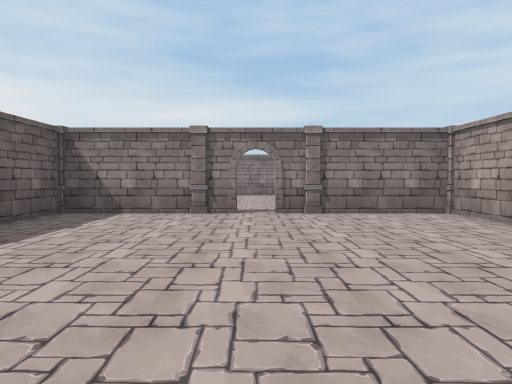
view 1 (above)

24 first-person views from a walk through a Unity game level. The camera is 1.2 m above the floor, tilts 2° down and sees 70° across. The floor is counted in squares, 2 m on a side. Each view is taken from the middle of a square. On the plan, view 1 faces up. The plan holds only what a view shows up to about 10 squares ahead; the rest is blank. The place goes on beyond the plan. Some animated figures are not drawn.

view 2
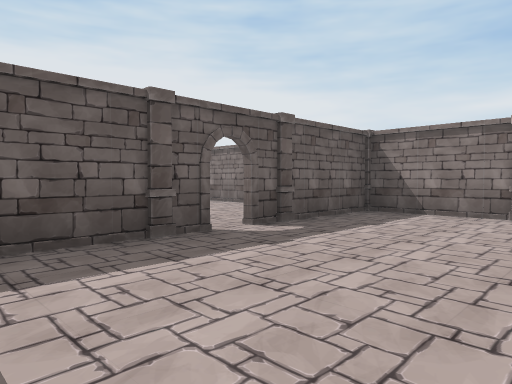

view 3
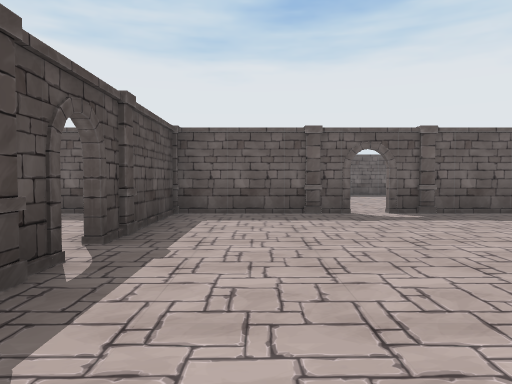

view 4
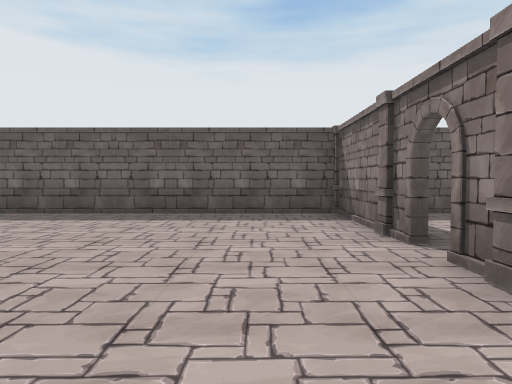

view 5
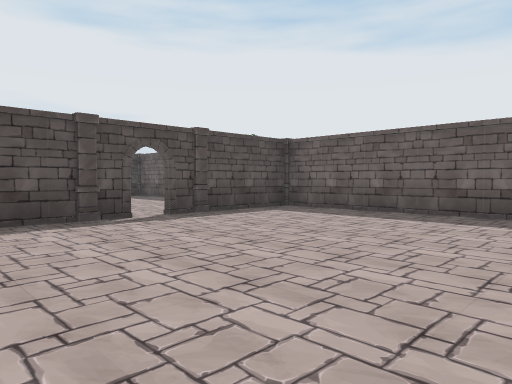

view 6
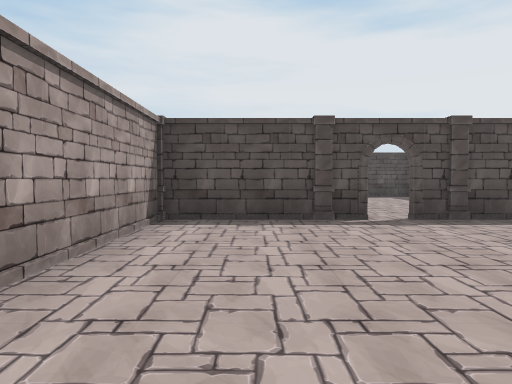

view 7
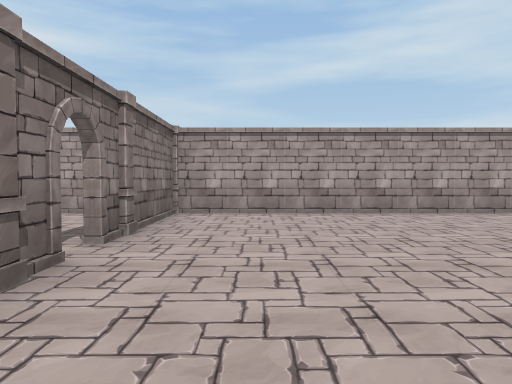

view 8
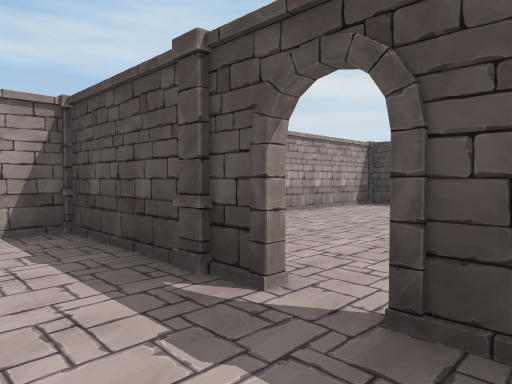

view 9
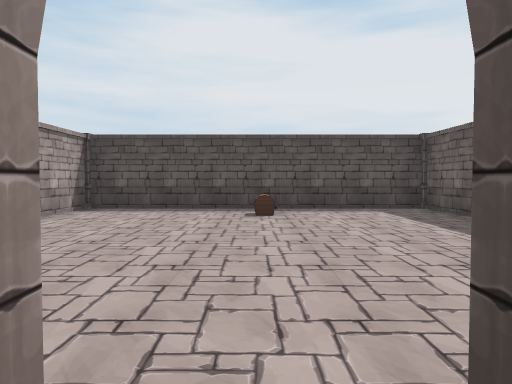

view 10
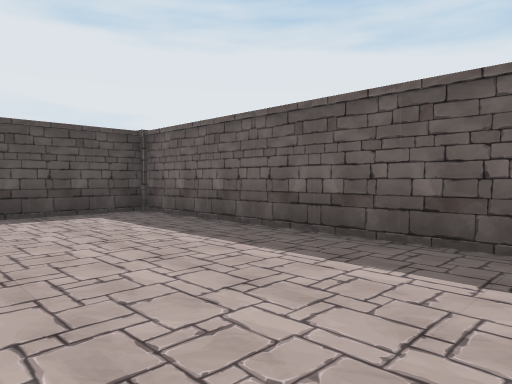

view 11
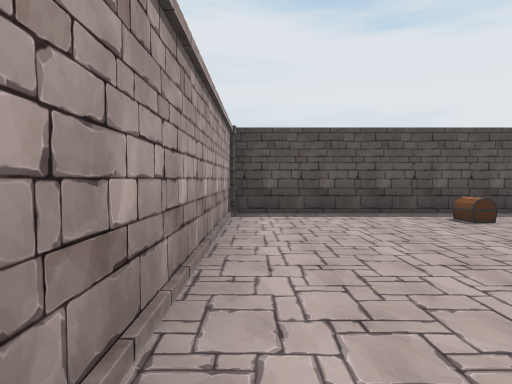

view 12
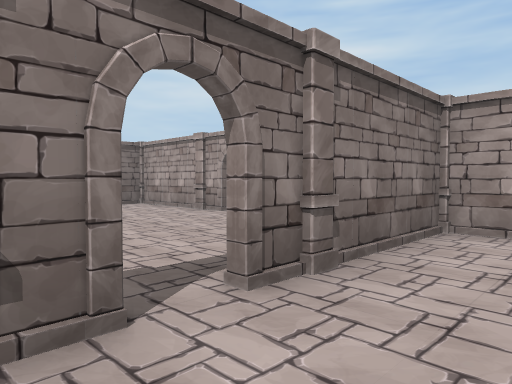

view 13
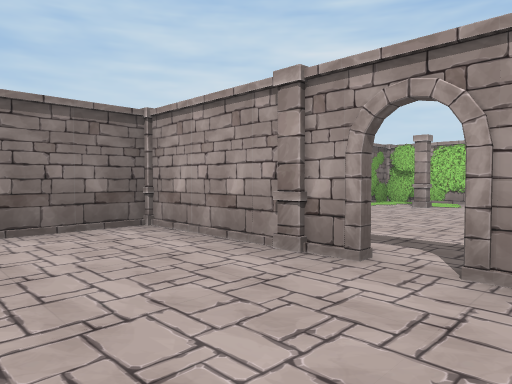

view 14
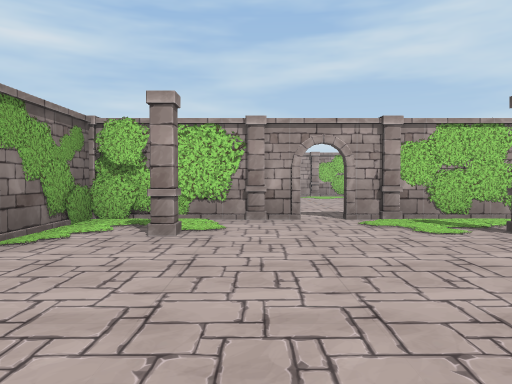

view 15
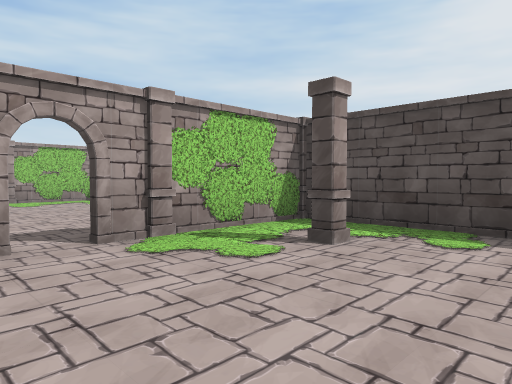

view 16
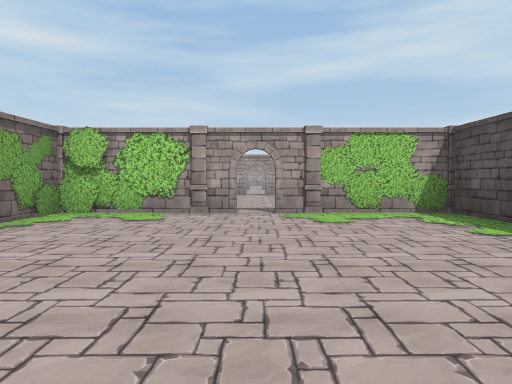

view 17
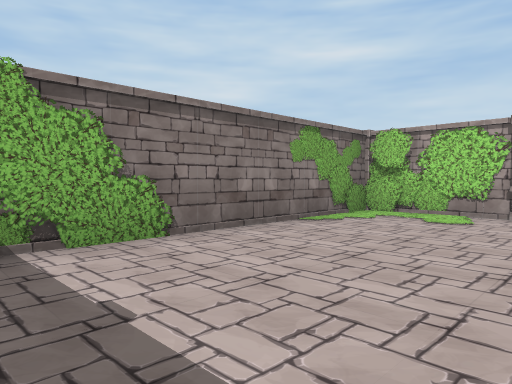

view 18
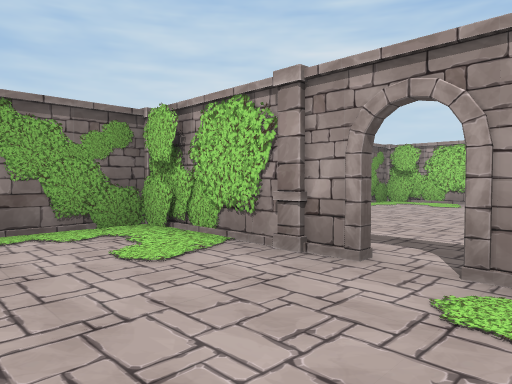

view 19
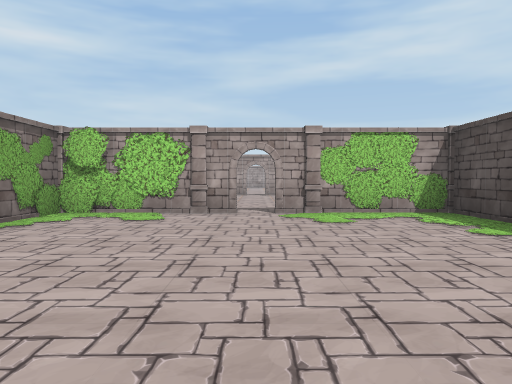

view 20
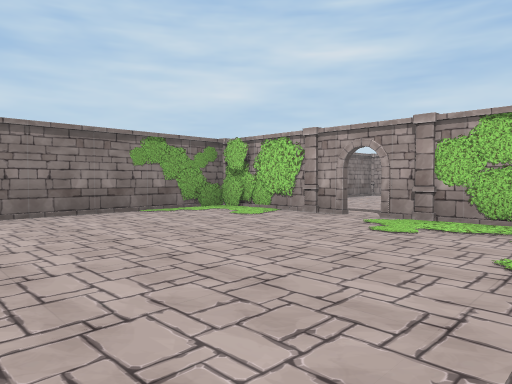

view 21
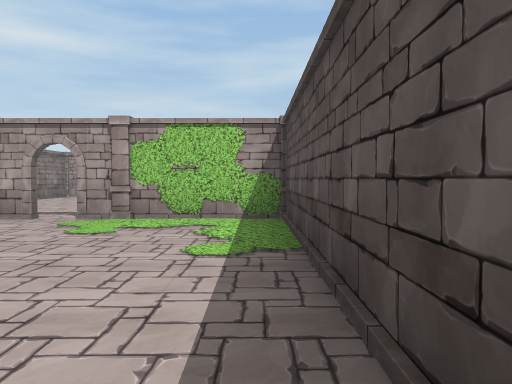

view 22
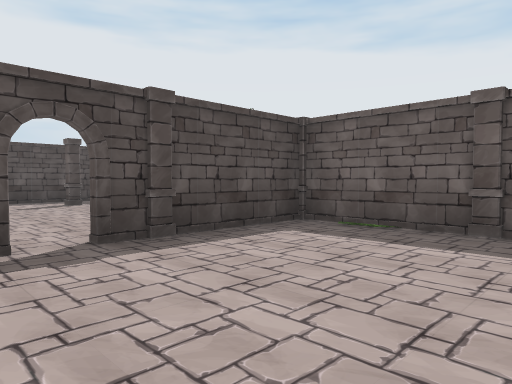

view 23
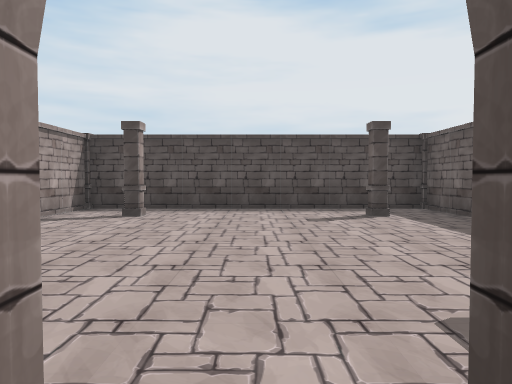

view 24
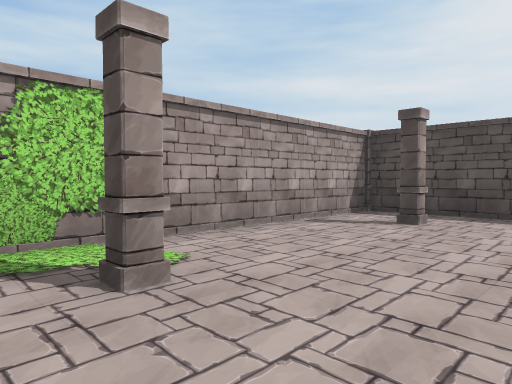

### Floor plan
Points are (right, up) in squares from view 1. A wall is a line through its corners. A room is listed if a view was taken in it or the views show most of it. See-through windows are left out.
Room 1 (views 1, 2, 3, 4, 5, 6, 7, 8, 9, 10, 11, 12, 13)
walls: (-1.4, -0.6) (-2.4, -0.6); (-2.5, -0.5) (-1.4, -0.5); (-3.5, -0.6) (-3.5, -6.5); (-3.5, 1.5) (-3.5, -0.4); (3.4, -0.6) (1.4, -0.6); (3.4, 1) (3.4, 1.5); (-3.5, 5.5) (-3.5, 4.4); (-1.4, 6.5) (-2.5, 6.5); (3.4, 4.9) (3.4, 5.5); (2.5, 6.5) (1.4, 6.5); (-3.4, -7.4) (-1.4, -7.4); (1.4, -7.4) (2.5, -7.4); (3.4, -6.5) (3.4, -1.5); (-6.9, 6.5) (-7.5, 6.5); (-3.5, -8.5) (-3.5, -14.4) (3.4, -14.4) (3.4, -8.6); (3.4, 11.4) (3.4, 13.4); (2.5, 13.4) (1.8, 13.4)
ways out: opening at (3.7, 10) to room 2
objects: pillar (-4, 2); pillar (-4, 4); pillar (-3, -8); pillar (-3, -1); pillar (-3, 6); pillar (-1, -7); pillar (-1, 0); pillar (-1, 7); other object (0, -13); pillar (1, -7); pillar (1, 0); pillar (1, 7); pillar (3, 14); pillar (4, -8) to (4, -7); pillar (4, -1) to (4, 0); pillar (4, 6)
Room 2 (views 14, 15, 16, 17, 18, 19, 20, 21, 22, 23, 24)
walls: (15.9, 6.5) (16.5, 6.5); (17.4, 7.6) (17.4, 8.6); (11.5, 6.5) (12.6, 6.5); (17.4, 11.4) (17.4, 12.5); (10.5, 8.6) (10.5, 6.8); (10.4, 6.5) (10.4, 8.6); (19.6, 6.5) (23.5, 6.5); (16.4, 13.4) (11.5, 13.4); (10.4, 11.4) (10.4, 12); (7.8, 6.5) (9.5, 6.5); (9.4, 13.4) (8.4, 13.4); (10.5, 1.2) (10.5, -0.5) (17.4, -0.5) (17.4, 5.5); (24.5, 6.5) (24.5, 8.6); (23.4, 13.4) (20.1, 13.4); (24.5, 11.4) (24.5, 12.5)
ways out: opening at (3.7, 10) to room 1
objects: pillar (4, 11); pillar (9, 8); pillar (9, 12); other object (9, 13); pillar (10, 6); other object (10, 12); pillar (10, 14) to (11, 14); pillar (11, 9); pillar (11, 11); other object (11, 13); pillar (12, 1); other object (12, 13); pillar (13, 7); other object (13, 13); pillar (16, 1); pillar (16, 5); other object (16, 13); other object (17, 5); other object (17, 7); pillar (17, 9); pillar (17, 11); other object (17, 12); pillar (17, 13) to (18, 14); other object (23, 13); other object (24, 6); other object (24, 12); pillar (24, 13) to (25, 14); pillar (25, 6); pillar (25, 9); pillar (25, 11)

Where each view was taken, in squares from view 1:
view 1: 0 up, 0 right, facing up
view 2: 0 up, 0 right, facing up-left
view 3: 1 up, 3 right, facing left
view 4: 2 down, 3 right, facing left
view 5: 2 down, 3 right, facing down-left
view 6: 2 down, 2 right, facing down
view 7: 2 down, 3 left, facing right
view 8: 6 down, 1 left, facing down-right
view 9: 7 down, 0 right, facing down
view 10: 8 down, 0 right, facing down-left
view 11: 8 down, 3 right, facing down
view 12: 5 up, 1 left, facing up-right
view 13: 9 up, 1 right, facing up-right
view 14: 11 up, 5 right, facing right
view 15: 11 up, 7 right, facing down-right
view 16: 10 up, 11 right, facing right
view 17: 10 up, 11 right, facing up-right
view 18: 9 up, 15 right, facing up-right
view 19: 10 up, 18 right, facing right
view 20: 7 up, 19 right, facing up-right
view 21: 7 up, 19 right, facing right
view 22: 10 up, 15 right, facing down-left
view 23: 7 up, 14 right, facing down
view 24: 6 up, 14 right, facing down-right
